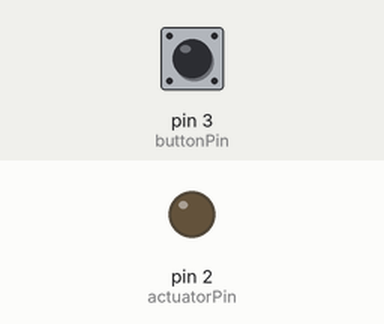
Recording of a sketch running on a simulated Arduino Uno, built with avr-gcc and run on an emulated ATmega328P. Shown: output pins drawn as LEDs (lit = HIGH). Dashed ring = blinking. The inputs (shaded band) are chosen by the test bench; at power-on: pin 3 (buttonPin) HIGH.

Above: at 1.2 s.
1.3 s: pin 3 (buttonPin) pulled LOW for 0.15 s
At 2.6 s:
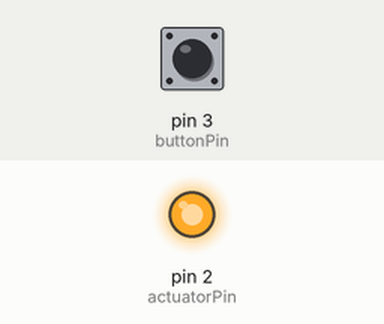
2.9 s: pin 3 (buttonPin) pulled LOW for 3.2 s
At 3.06 s:
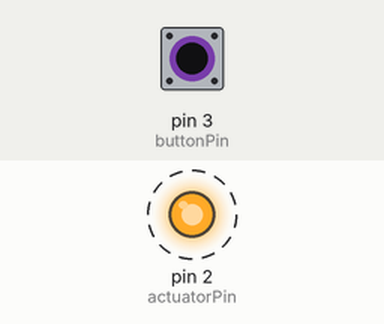
Timing chart, 0 to 7.6 s (numbered marks = the images above; inputs shaded):
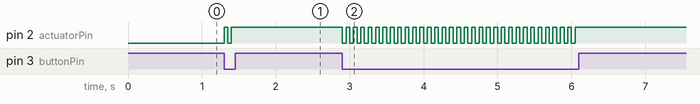

The sketch:

lubricationactuator.ino
```cpp
// Arduino code to control an actuator (motor, solenoid, etc.) on/off with a push button

const int actuatorPin = 2;     // Define the digital output pin for the actuator
const int buttonPin = 3;       // Define the digital input pin for the button
int buttonState = 0;           // Variable to store the current state of the button
bool actuatorState = false;    // Variable to store the current state of the actuator

void setup() {
  pinMode(actuatorPin, OUTPUT); // Set the actuator pin as output
  pinMode(buttonPin, INPUT_PULLUP); // Set the button pin as input with internal pull-up resistor
}

void loop() {
  // Read the state of the button
  buttonState = digitalRead(buttonPin);

  // Check if the button is pressed (LOW)
  if (buttonState == LOW) {
    // Toggle the actuator state
    actuatorState = !actuatorState;

    // Set the actuator pin based on the actuator state
    digitalWrite(actuatorPin, actuatorState ? HIGH : LOW);

    // Wait for a short debounce time
    delay(50);
  }
}
```

Measured:
- after the input at 1.3 s, pin 2 (actuatorPin): LOW → HIGH at once, → LOW 0.05 s later, → HIGH 0.05 s later
- after the input at 2.9 s, pin 2 (actuatorPin): alternates HIGH for 0.05 s and LOW for 0.05 s, 64 changes in all, then stays HIGH, starting at once
